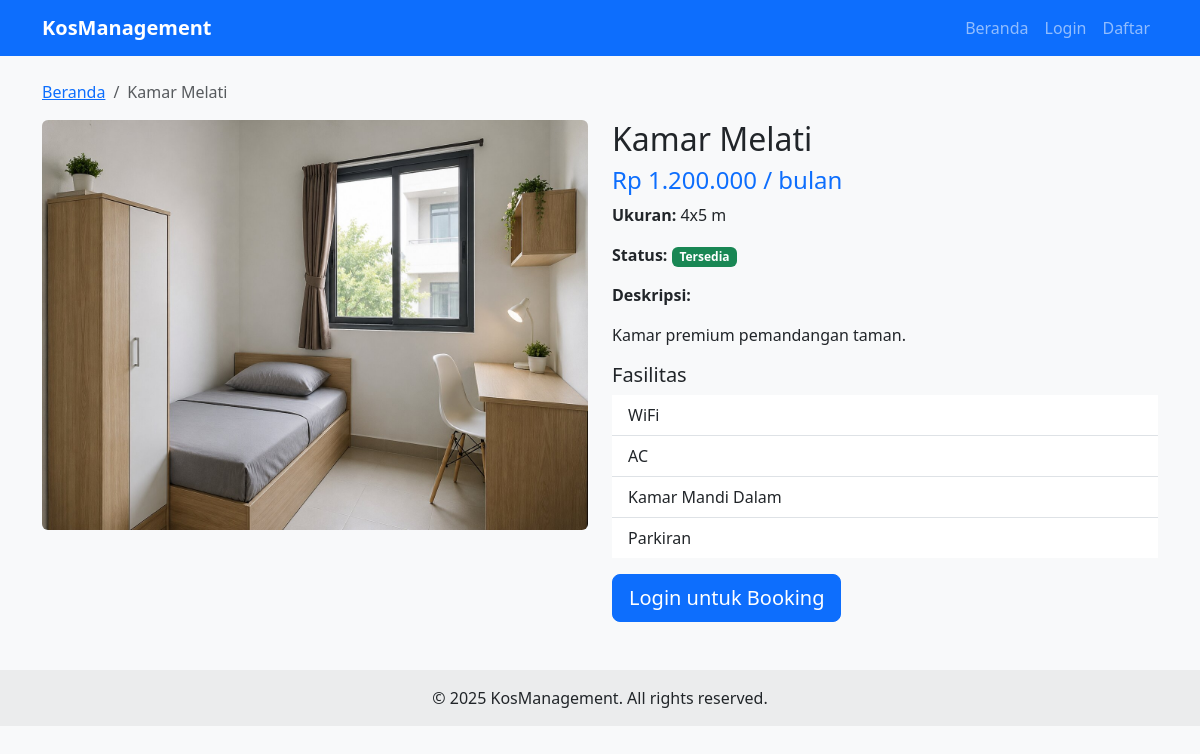
Screenshot of /detail.php?id=2 with the database file from the repository.
### tables this page shows
CREATE TABLE `kamar` (
  `id_kamar` int(11) NOT NULL AUTO_INCREMENT,
  `nama_kamar` varchar(100) NOT NULL,
  `deskripsi` text DEFAULT NULL,
  `harga` decimal(10,2) NOT NULL,
  `ukuran` varchar(50) DEFAULT NULL,
  `status_kamar` enum('tersedia','dipesan','terisi') DEFAULT 'tersedia',
  `foto` varchar(255) DEFAULT NULL,
  `created_at` timestamp NOT NULL DEFAULT current_timestamp(),
  PRIMARY KEY (`id_kamar`)
);

### detail.php (the view, shortened to what this page needs)
<?php
$id_kamar = (int)$_GET['id'];
$database = new Database();
$db = $database->getConnection();
$stmt = $db->prepare("SELECT * FROM kamar WHERE id_kamar = :id");
$stmt->execute([':id' => $id_kamar]);
$kamar = $stmt->fetch(PDO::FETCH_ASSOC);
$stmt_fas = $db->prepare("SELECT f.nama_fasilitas FROM fasilitas f
                          JOIN kamar_fasilitas kf ON f.id_fasilitas = kf.id_fasilitas
                          WHERE kf.id_kamar = :id");
$stmt_fas->execute([':id' => $id_kamar]);
$fasilitas = $stmt_fas->fetchAll(PDO::FETCH_COLUMN);
?>
<!DOCTYPE html>
<html lang="id">
<head>
    <link href="https://cdn.jsdelivr.net/npm/bootstrap@5.3.0/dist/css/bootstrap.min.css" rel="stylesheet">
    <link rel="stylesheet" href="assets/css/style.css">
</head>
<body>
    <?php include 'includes/navbar.php'; ?>
    <div class="container mt-4">
        <nav aria-label="breadcrumb">
            <ol class="breadcrumb">
                <li class="breadcrumb-item"><a href="index.php">Beranda</a></li>
                <li class="breadcrumb-item active"><?= htmlspecialchars($kamar['nama_kamar']) ?></li>
            </ol>
        </nav>
        <div class="row">
            <div class="col-md-6">
                <img src="uploads/kamar/<?= htmlspecialchars($kamar['foto']) ?>"
                     class="img-fluid rounded" alt="<?= htmlspecialchars($kamar['nama_kamar']) ?>">
            </div>
            <div class="col-md-6">
                <h2><?= htmlspecialchars($kamar['nama_kamar']) ?></h2>
                <h4 class="text-primary">Rp <?= number_format($kamar['harga'], 0, ',', '.') ?> / bulan</h4>
                <p><strong>Ukuran:</strong> <?= htmlspecialchars($kamar['ukuran']) ?></p>
                <p><strong>Status:</strong>
                    <span class="badge bg-<?= $kamar['status_kamar'] == 'tersedia' ? 'success' : 'warning' ?>">
                        <?= ucfirst($kamar['status_kamar']) ?>
                    </span>
                </p>
                <p><strong>Deskripsi:</strong></p>
                <p><?= nl2br(htmlspecialchars($kamar['deskripsi'])) ?></p>
                <h5>Fasilitas</h5>
                <ul class="list-group list-group-flush mb-3">
                    <?php foreach ($fasilitas as $f): ?>
                        <li class="list-group-item"><?= htmlspecialchars($f) ?></li>
                    <?php endforeach; ?>
                </ul>
                <?php if ($kamar['status_kamar'] == 'tersedia'): ?>
                    <?php if (isset($_SESSION['user']) && $_SESSION['user']['role'] == 'penyewa'): ?>
                        <a href="<?= BASE_URL ?>user/booking.php?id_kamar=<?= $kamar['id_kamar'] ?>" class="btn btn-lg btn-success">Booking Sekarang</a>
                    <?php else: ?>
                        <a href="<?= BASE_URL ?>auth/login.php" class="btn btn-lg btn-primary">Login untuk Booking</a>
                    <?php endif; ?>
                <?php else: ?>
                    <button class="btn btn-secondary" disabled>Kamar Tidak Tersedia</button>
                <?php endif; ?>
            </div>
        </div>
    </div>
    <?php include 'includes/footer.php'; ?>
</body>
</html>

### assets/css/style.css (style rules this page uses)
body { background-color: #f8f9fa; }

### rows the page displays
kamar: nama_kamar "Kamar Melati", foto (placeholder picture), harga "1.200.000", ukuran "4x5 m", status_kamar "Tersedia", deskripsi "Kamar premium pemandangan taman."

### other values shown
$f "WiFi"
$f "AC"
$f "Kamar Mandi Dalam"
$f "Parkiran"
